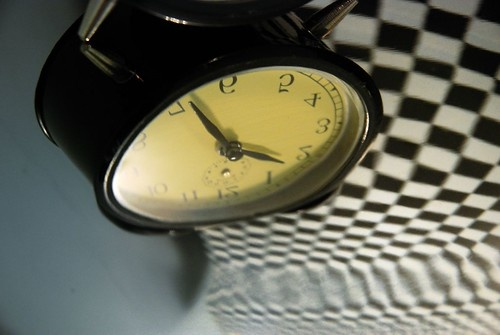
#> input picture svd_related/images/0.jpg, 500 x 335 px
$ jupyter execute --allow-errors 'Notebook explaining the svd_related functions.ipynb'
#> lines starting #> are read from the running program, lines starting #| are printed output that depends on the picture
# Notebook explaining the svd_related functions

In this notebook, the various functions related to SVD decomposition of images are accounted for.

# References

Many of these codes are adapted from the following references and the rest are improvised by myself:

1. http://databookuw.com/databook.pdf - Mainly for the randomized SVD algorithm.
2. https://github.com/erichson/optht - For the optht package

[cell 1]
import cv2
import numpy as np
import os
import matplotlib.image
import matplotlib.pyplot as plt
from optht import optht

[cell 2]
### The images are from Image-Net (http://www.image-net.org/)
folderpath = os.path.join('.', 'images')

images = []

try:
    for i in range(10):
        images.append(cv2.imread(os.path.join(folderpath, f'{i}.jpg')))
except:
    print("Failed, please check if images exist.")

[cell 3]
plt.imshow(images[0])

# svd_related.py

The below cell shows all the functions residing in svd_related.py.

[cell 4]
#############################################################
# Author: Chng Soon Siang                                   #
# Date: 03 OCT 2021                                         #
#                                                           #
# Compilation of Utility Functions relating to image        #
# reconstruction using truncated SVD                        #
#############################################################

# Define randomized SVD function
def rSVD(X, r=None, q=1, p=5):
    """
    >>> From www.databookuw.com/ <<<
    Given a matrix X, returns its SVD using randomized SVD.

    Inputs
    q: Power Iterations, default 1
    p: Oversampling Parameter, default 5
    r: Target Rank, default min(X.shape)

    Returns
    U, S, VT: with obvious meanings from the literature
    """
    if r is None:
        r = min(X.shape)

    # Step 1: Sample column space of X with P matrix
    ny = X.shape[1]
    P = np.random.randn(ny, r+p)
    Z = X @ P
    for k in range(q):
        Z = X @ (X.T @ Z)

    Q, R = np.linalg.qr(Z, mode='reduced')

    # Step 2: Compute SVD on projected Y = Q.T @ X
    Y = Q.T @ X
    UY, S, VT = np.linalg.svd(Y, full_matrices=0)
    U = Q @ UY

    return U, S, VT


def rSVD_3Darray(X, *args):
    """
    Given a matrix 3D-array, X, of shape (m, n, c), returns its SVD using randomized SVD.

    Inputs
    q: Power Iterations, default 1
    p: Oversampling Parameter, default 5
    r: Target Rank, default min(X.shape)

    Returns
    U, S, VT: with obvious meanings from the literature
    """
    m, n, c = X.shape
    s_size = min(m, n)

    A, B, C = rSVD(X[..., 0], *args)

    for i in range(1, X.shape[-1]):
        U, S, VT = rSVD(X[..., i], *args)
        A = np.dstack([A, U])
        B = np.column_stack([B, S])
        C = np.dstack([C, VT])

    return A, B, C


def reconstruct_from_truncated_rSVD_2Darray(*SVDorX,  r=None, **kwargs):
    """
    Given input 2D-array, X, reconstructs the 2D-array using the truncated SVD of X.

    Inputs
    -> *SVDorX, must either of length 1 or 4. i.e. either X or (X, S, U, VT) where S, U, VT is the SVD of X.
    X <2d-array>: Input 2D-array
    -> r <int>: The rank of the truncated 2D-array. Default is None and its value is then determined using optht().
    -> **kwargs: Other keywords parameters for rSVD() and optht()

    Output
    -> Reconstruction the 2D-array using the truncated SVD of X, it has the same shape as X.
    """
    # Parameters manipulation. Checks if r is int.
    if r is not None:
        if not isinstance(r, int):
            raise TypeError("r should be int.")

    # Parameters manipulation. Checks either X or (X, U, S, VT) is given as input(s).
    if len(SVDorX) == 4:
        X, U, S, VT = SVDorX
    elif len(SVDorX) == 1:
        X = SVDorX[0]
        # If only X is given, calculates its SVD.
        U, S, VT = rSVD(X, **kwargs)
    else:
        return

    # Computes the hard threshold and sets the optimal rank, r, to be that.
    if r is None:
        r = optht(X, sv=S, trace=None, **kwargs)

    # Returns the reconstructed matrix using the truncated SVD at the optimal rank, r.
    return U[:, :(r+1)] @ np.diag(S[:(r+1)]) @ VT[:(r+1), :]


def reconstruct_from_truncated_rSVD_3Darray(X,  r=None, **kwargs):
    """
    Given input a 3D-array, X, reconstructs the 3D-array using the truncated SVD of X.

    Inputs
    -> *SVDorX, must either of length 1 or 4: i.e. either X or (X, S, U, VT) where S, U, VT is the SVD of X.
    X <3d-array>: Input 3D-array of shape either (channels, height, width) or (height, width, channels). Number
    of channels must be 3 (representing the RGB channels).
    -> r <int>: The rank of the truncated 3D-array. Default is None and its value is then determined using optht().
    -> **kwargs: Other keywords parameters for rSVD() and optht()

    Output
    -> X_result <3d-array>: Reconstruction of the 3D-array using the truncated SVD of X, it has the same shape as X.
    """
    # Strategy
    # Determine the position of the channel axis.
    # Using np.moveaxis, move the channel axis to the first position if it is not in the first position.
    # Using map, apply reconstruct_from_truncated_rSVD_2Darray() to the image layer of each channel.
    # Move back the channel axis if it is not in the first position.

    if r is not None:
        if not isinstance(r, int):
            raise TypeError("r should be int.")

    if len(X.shape) == 2:
        X_result = reconstruct_from_truncated_rSVD_2Darray(X,  r=r, **kwargs)

    elif X.shape[-1] == 3:

        X_swapped = np.moveaxis(X, -1, 0)

        def f(x): return reconstruct_from_truncated_rSVD_2Darray(
            x,  r=r, **kwargs)
        X_result = np.moveaxis(np.array([*map(f, X_swapped)]), 0, -1)

    elif X.shape[0] == 3:

        def f(x): return reconstruct_from_truncated_rSVD_2Darray(
            x,  r=r, **kwargs)
        X_result = np.array([*map(f, X)])

    return X_result


def show_Orig_Reconstructed_Imgs(*params, **kwargs):
    """
    Accepts an arbitrary number of iterables of images or an arbitrary number of images or
    a combination of both as positional arguments, returns a subplots of 2 columns,
    such that, for each row, the first column shows the original image
    and the second column shows the reconstructed image using truncated SVD.

    Inputs
    *params <iterables>: Iterables of images.
    **kwargs: Keyword arguments for plt.subplots, plt.text,
    plt.reconstruct_from_truncated_rSVD2, scale_between_0_255 and plt.imshow

    Output
    A subplots of 2 columns, such that, for each row, the first column shows the original image
    and the second column shows the reconstructed image using truncated SVD.
    """
    images = []
    ### Make all iterables into a single list of np.ndarray ###
    for i in params:
        if not isinstance(i, np.ndarray):
            for j in i:
                images.append(j)
        else:
            images.append(i)
    ### Set up the subplots ###
    n_rows = len(images)
    fig, axes = plt.subplots(n_rows, 2, figsize=(16, 6*n_rows), **kwargs)
    ax = axes.flat

    j = 0
    i = 0
    for image in images:
        # For each image in images, 1. show the original image, 2. calculate the reconstructed image,
        # 3. show the reconstructed image.
        ax[j].imshow(image, **kwargs)  # 1
        ax[j].text(
            0.02, 1.04, f'Image {i}: Original Image', transform=ax[j].transAxes, **kwargs)
        reconstructed_image = reconstruct_from_truncated_rSVD_3Darray(
            image, **kwargs)  # 2
        reconstructed_image = scale_between_0_255(
            reconstructed_image, **kwargs)  # 3
        ax[j+1].imshow(reconstructed_image, **kwargs)
        ax[j+1].text(0.02, 1.04, f'Image {i}: Reconstructed from SVD-Image',
                     transform=ax[j+1].transAxes, **kwargs)
        j += 2
        i += 1


def scale_between_0_255(image):
    """
    Utility function to scale all pixel values of an integer to be between 0 and 255.
    Returns the scaled image.
    """
    image = 255*(image-image.min())/(image.max()-image.min())
    image = image.astype('uint8')
    return image

# Image Compression using Truncated SVD

For a fuller discussion on SVD, one can refer to Chapter 1 of `REF[1]`.

Here, the utility of the functions defined above are demonstrated.

# Randomized-SVD Decomposition of a 3D-array

The following code cell illustrates the use of rSVD_3Darray().

[cell 5]
image0 = images[0]
#> image0 is the input picture: shape (335, 500, 3); mean B, G, R 87.9, 103.6, 102.7
image0_svd = rSVD_3Darray(image0)
#> in rSVD, `Q, R = np.linalg.qr(Z, mode='reduced')`:
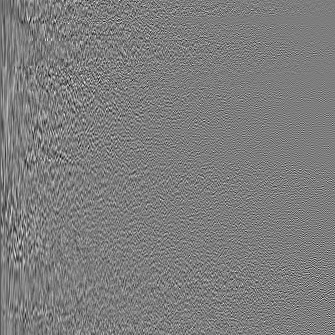
#> Q: shape (335, 335) float64; min -0.278, max 0.286, mean -0.000213; drawn with min black and max white
#> in rSVD, `Q, R = np.linalg.qr(Z, mode='reduced')`:
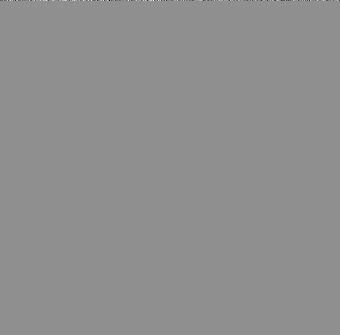
#> R: shape (335, 340) float64; min -2.28e+14, max 1.76e+14, mean -2.39e+10; drawn with min black and max white
#> in rSVD, `Y = Q.T @ X`:
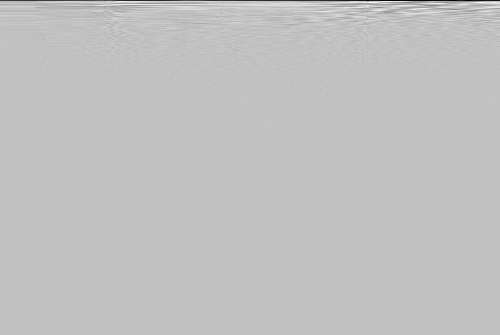
#> Y: shape (335, 500) float64; min -2245.1, max 712.3, mean -5.2; drawn with min black and max white
#> in rSVD, `UY, S, VT = np.linalg.svd(Y, full_matrices=0)`:
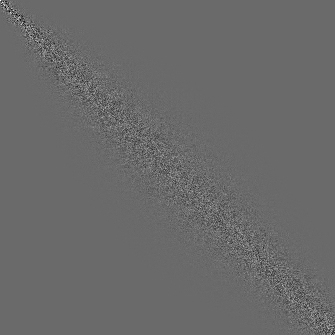
#> UY: shape (335, 335) float64; min -0.717, max 1, mean -6.82e-05; drawn with min black and max white
#> in rSVD, `UY, S, VT = np.linalg.svd(Y, full_matrices=0)`:
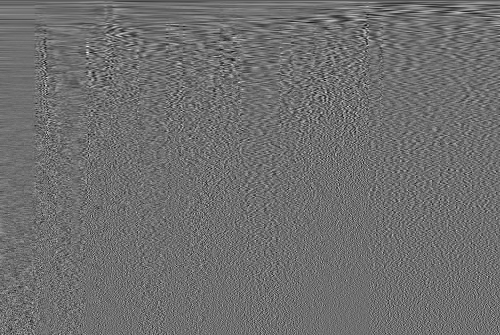
#> VT: shape (335, 500) float64; min -0.23, max 0.297, mean -0.000121; drawn with min black and max white
#> in rSVD, `UY, S, VT = np.linalg.svd(Y, full_matrices=0)`: S = 335 values, max 39894.5 at index 0, min 3.23 at index 334, mean 473.9
#> in rSVD, `U = Q @ UY`:
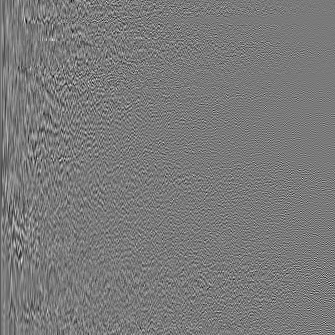
#> U: shape (335, 335) float64; min -0.303, max 0.328, mean -0.000108; drawn with min black and max white
#> in rSVD_3Darray, `A, B, C = rSVD(X[..., 0], *args)`: B has the same summary as S in rSVD
#> the loop in rSVD_3Darray, `for i in range(1, X.shape[-1]):` made 2 passes
#> pass 1, in rSVD (call 2), `Z = X @ P`:
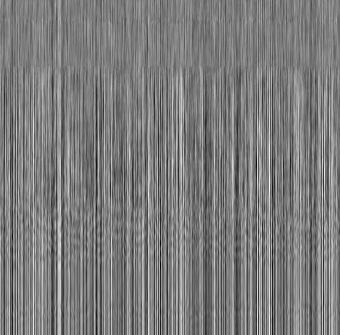
#> Z: shape (335, 340) float64; min -11179.2, max 11587.2, mean -93.5; drawn with min black and max white
#> pass 1, in rSVD (call 2), `Q, R = np.linalg.qr(Z, mode='reduced')`:
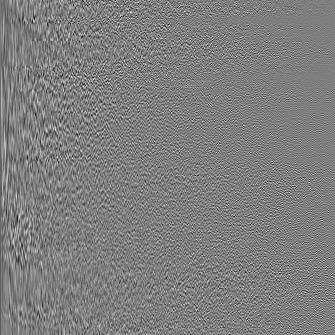
#> Q: shape (335, 335) float64; min -0.293, max 0.294, mean -0.000227; drawn with min black and max white
#> after the loop in rSVD_3Darray, `for i in range(1, X.shape[-1]):`:
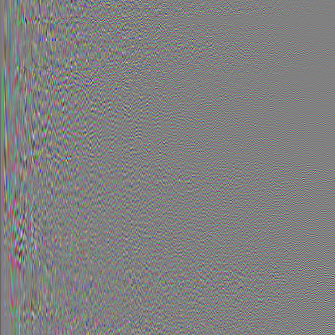
#> A: shape (335, 335, 3) float64; mean B, G, R -0.000108, -0.00022, -0.000103; drawn with min black and max white
#> after the loop in rSVD_3Darray, `for i in range(1, X.shape[-1]):`:
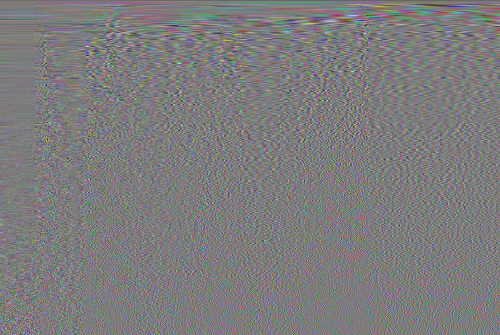
#> C: shape (335, 500, 3) float64; mean B, G, R -0.000121, -0.000138, -0.000118; drawn with min black and max white
#> after the loop in rSVD_3Darray, `for i in range(1, X.shape[-1]):`: B = 335 rows, first 8: [39894.5, 46036.5, 46039.6], [7959.1, 10272.7, 11287], [6171.4, 9769.8, 10407.9], [5646.4, 6193.8, 6227.1], [5457.2, 5663.7, 5807.1], [4870.6, 5165.9, 5211.1], [4375.5, 4758.1, 4918.7], [4231.2, 4680.2, 4668.7]

Uc, Sc, VTc = image0_svd
print(Uc.shape, Sc.shape, VTc.shape)
#| (335, 335, 3) (335, 3) (335, 500, 3)

# Reconstruction of a colored-image using truncated SVD

Below code cell illustrates the use of reconstruct_from_truncated_rSVD_3Darray() to reconstruct an image (with color channel) using truncated SVD.

#> (a cell that did not finish here is left out)

scaled_image0 = scale_between_0_255(image0_reconstructed)

plt.imshow(scaled_image0)

# Reconstruction of colored-images in a list using truncated SVD

Below code cell illustrates the use of show_Orig_Reconstructed_Imgs() which given a list of images, or images as positional arguments, show the original image alongside with its reconstructed image.

#> (a cell that did not finish here is left out)

[cell 8]
show_Orig_Reconstructed_Imgs(images[0]
                       )
#> (the call stopped at in reconstruct_from_truncated_rSVD_2Darray, `r = optht(X, sv=S, trace=None, **kwargs)`: optht is not available in this run)
